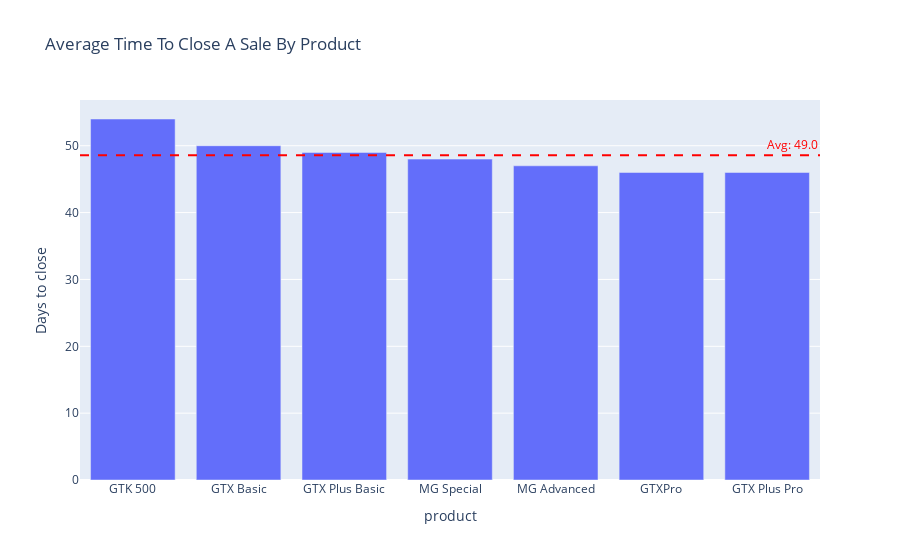

This figure's notebook cell:
### Code cell
df_pipe_agg['engage_date'] = pd.to_datetime(df_pipe_agg['engage_date'])
df_pipe_agg['close_date'] = pd.to_datetime(df_pipe_agg['close_date'])

df_pipe_agg['days_to_close'] = (df_pipe_agg['close_date'] - df_pipe_agg['engage_date']).dt.days

avg_time_to_close = df_pipe_agg.groupby('product')['days_to_close'].mean().round(0).sort_values(ascending=False).reset_index()

avg_time = avg_time_to_close['days_to_close'].mean()

fig = px.bar(avg_time_to_close, x='product', y='days_to_close', 
       title='Average Time To Close A Sale By Product', labels={'days_to_close': 'Days to close'})

fig.add_hline(y=avg_time_to_close['days_to_close'].mean(), line_dash="dash", line_color="red",
              annotation_text=f"Avg: {avg_time_to_close['days_to_close'].mean().round(0)}",
              annotation_position="top right",
              annotation_font_color="red")
fig.show()

### Figure 1 — Plotly figure (JSON) as saved in the notebook; plotly's stock layout.template omitted (floating-point values rounded to 4 significant figures)
{"data": [{"hovertemplate": "product=%{x}<br>Days to close=%{y}<extra></extra>", "legendgroup": "", "marker": {"color": "#636efa", "pattern": {"shape": ""}}, "name": "", "orientation": "v", "showlegend": false, "textposition": "auto", "type": "bar", "x": ["GTK 500", "GTX Basic", "GTX Plus Basic", "MG Special", "MG Advanced", "GTXPro", "GTX Plus Pro"], "xaxis": "x", "y": [54.0, 50.0, 49.0, 48.0, 47.0, 46.0, 46.0], "yaxis": "y"}], "layout": {"annotations": [{"font": {"color": "red"}, "showarrow": false, "text": "Avg: 49.0", "x": 1, "xanchor": "right", "xref": "x domain", "y": 48.57, "yanchor": "bottom", "yref": "y"}], "barmode": "relative", "legend": {"tracegroupgap": 0}, "shapes": [{"line": {"color": "red", "dash": "dash"}, "type": "line", "x0": 0, "x1": 1, "xref": "x domain", "y0": 48.57, "y1": 48.57, "yref": "y"}], "title": {"text": "Average Time To Close A Sale By Product"}, "xaxis": {"anchor": "y", "domain": [0, 1], "title": {"text": "product"}}, "yaxis": {"anchor": "x", "domain": [0, 1], "title": {"text": "Days to close"}}}}
